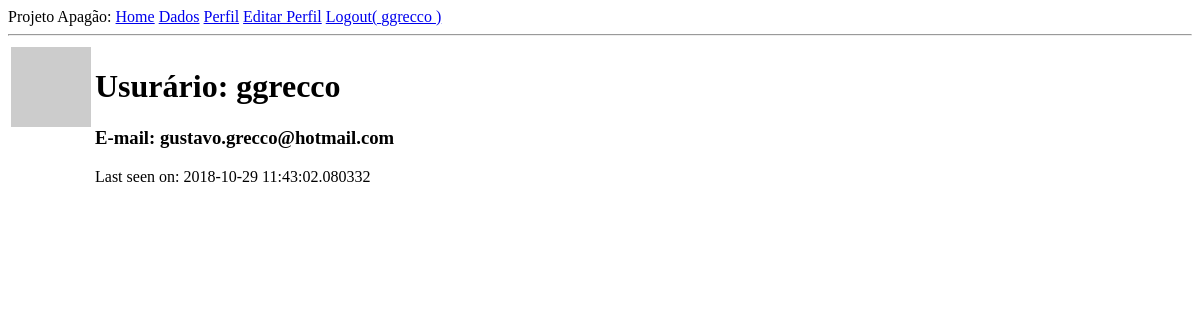
Before: /user/ggrecco (signed in) with the older database file.
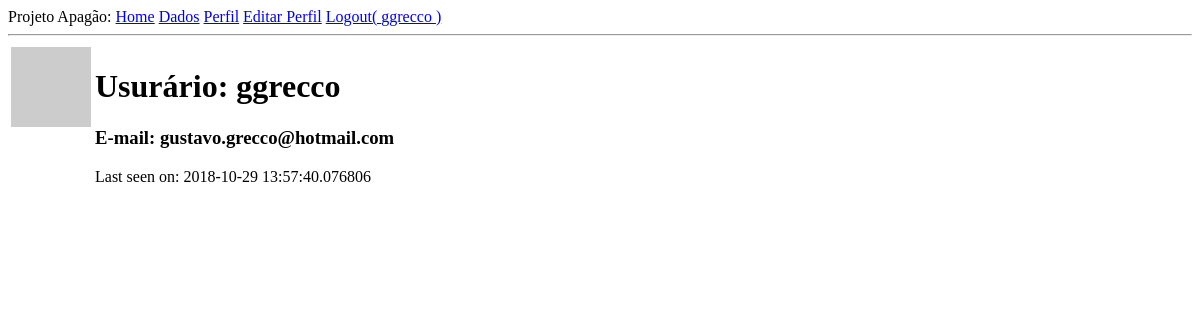
After: the same page with the newer database file.
### app/models.py (models this page shows, shortened)
class User(UserMixin, db.Model):
    id = db.Column(db.Integer, primary_key=True)
    username = db.Column(db.String(64), index=True, unique=True)
    email = db.Column(db.String(120), index=True, unique=True)
    password_hash = db.Column(db.String(128))
    token_hash = db.Column(db.String(300))
    tackles = db.relationship('Tackle', backref='author', lazy='dynamic')
    about_me = db.Column(db.String(140))
    last_seen = db.Column(db.DateTime, default=datetime.utcnow)
    def avatar(self, size):
        digest = md5(self.email.lower().encode('utf-8')).hexdigest()
        return 'https://www.gravatar.com/avatar/{}?d=identicon&s={}'.format(
            digest, size)

### app/routes.py (the view)
@app.route('/user/<username>')
@login_required
def user(username):
    user = User.query.filter_by(username=username).first_or_404()
    return render_template('user.html', user=user)

### app/models.py (called while the page is built)
@login.user_loader
def load_user(id):
    return User.query.get(int(id))

### app/routes.py (called while the page is built)
@app.before_request
def before_request():
    if current_user.is_authenticated:
        current_user.last_seen = datetime.utcnow()
        db.session.commit()

### app/templates/user.html (shortened to what this page needs)
{% extends "base.html" %}
{% block content %}
<table>
  <tr valign="top">
    <td> <img src="{{ user.avatar(128) }}" alt=""> </td>
    <td>
        <h1>Usurário: {{ user.username }}</h1>
        <h3>E-mail: {{ user.email }}</h3>
         {% if user.last_seen %}<p>Last seen on: {{ user.last_seen }}</p>{% endif %}
    </td>
  </tr>
</table>
{% endblock %}

### app/templates/base.html (shortened to what this page needs)
<!DOCTYPE html>
<html>
    <head>
    </head>
    <body>
        <div>
          Projeto Apagão:
          <a href="{{ url_for('index')}}">Home</a>
          {% if current_user.is_anonymous %}
          <a href="{{ url_for('login') }}">Login</a>
          {% else %}
          <a href="{{ url_for('tackle') }}">Dados</a>
          <a href="{{ url_for('user', username=current_user.username) }}"> Perfil</a>
          <a href="{{ url_for('edit_profile') }}"> Editar Perfil</a>
          <a href="{{ url_for('logout') }}"> Logout( {{current_user.username}} )</a>
          {% endif %}
        </div>
        <hr>
        {% block content %}{% endblock %}
    </body>
</html>

Changed rows visible on the page:
changed User "ggrecco": last_seen "2018-10-29 11:43:02.080332" → "2018-10-29 13:57:40.076806"
